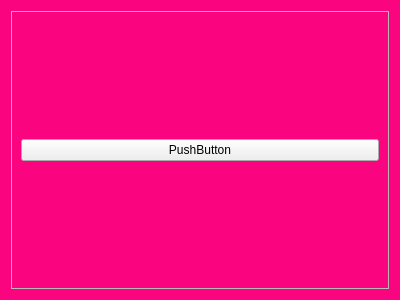
<?xml version="1.0" encoding="UTF-8"?>
<ui version="4.0">
 <class>FrameResultado</class>
 <widget class="QFrame" name="FrameResultado">
  <property name="geometry">
   <rect>
    <x>0</x>
    <y>0</y>
    <width>400</width>
    <height>300</height>
   </rect>
  </property>
  <property name="windowTitle">
   <string>Frame</string>
  </property>
  <property name="styleSheet">
   <string notr="true">QFrame#FrameResultado{
	background-color: rgb(250, 5, 127);
}</string>
  </property>
  <layout class="QHBoxLayout" name="horizontalLayout">
   <item>
    <widget class="QFrame" name="frame_rojo">
     <property name="frameShape">
      <enum>QFrame::StyledPanel</enum>
     </property>
     <property name="frameShadow">
      <enum>QFrame::Raised</enum>
     </property>
     <layout class="QGridLayout" name="gridLayout">
      <item row="0" column="0">
       <widget class="QPushButton" name="pushButton_ok">
        <property name="text">
         <string>PushButton</string>
        </property>
       </widget>
      </item>
     </layout>
    </widget>
   </item>
  </layout>
 </widget>
 <resources/>
 <connections/>
</ui>
